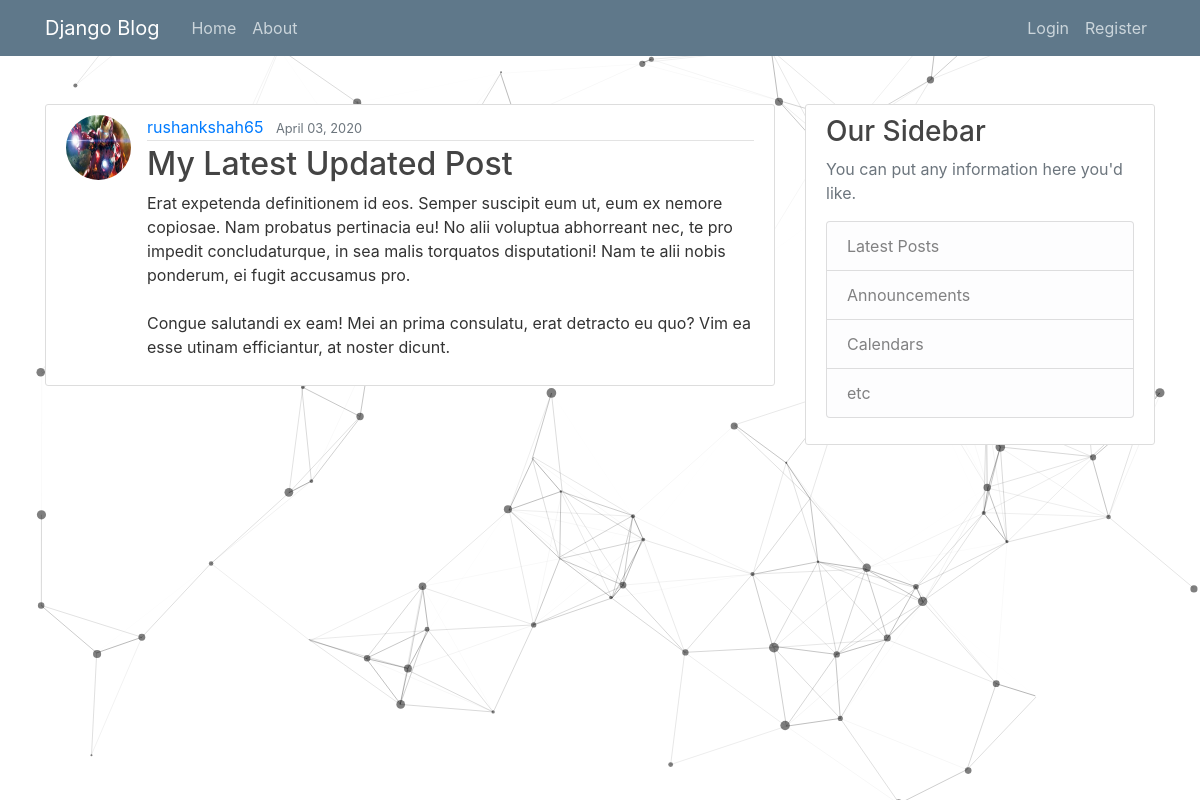
The page /post/29/ on the database its author committed.
### blog/models.py (models this page shows, shortened)
class Post(models.Model):
	title = models.CharField(max_length = 100)
	content = models.TextField()
	date_posted = models.DateTimeField(default = timezone.now)
	author = models.ForeignKey(User, on_delete = models.CASCADE)

### users/models.py (models this page shows, shortened)
class Profile(models.Model):
	user = models.OneToOneField(User, on_delete=models.CASCADE)
	image = models.ImageField(default = 'default.jpg', upload_to = 'profile_pics')

### blog/views.py (the view)
# urls.py: path('post/<int:pk>/', PostDetailView.as_view(), name='post-detail'),
class PostDetailView(DetailView):
	model = Post

### blog/templates/blog/post_detail.html (shortened to what this page needs)
{% extends "blog/base.html" %}
{% block content %}
	<article class="media content-section">
		<img src="{{ object.author.profile.image.url }}" class="rounded-circle article-img img-fluid">
	  <div class="media-body">
	    <div class="article-metadata">
	      <a class="mr-2" href="{% url 'user-posts' object.author.username %}">{{ object.author }}</a>
	      <small class="text-muted">{{ object.date_posted|date:"F d, Y" }}</small>
	    </div>
	    <h2 class="article-title">{{ object.title }}</h2>
	    <p class="article-content">{{ object.content }}</p>
	  </div>
</article>
{% endblock content %}

### blog/static/blog/main.css (style rules this page uses)
body { background: #fafafa; color: #333333; margin-top: 5rem; }
h1, h2, h3, h4, h5, h6 { color: #444444; }
.content-section { background: #ffffff; padding: 10px 20px; border: 1px solid #dddddd; border-radius: 3px; margin-bottom: 20px; }
.article-title { color: #444444; }
.article-content { white-space: pre-line; }
.article-img { height: 65px; width: 65px; margin-right: 16px; }
.article-metadata { padding-bottom: 1px; margin-bottom: 4px; border-bottom: 1px solid #e3e3e3 }

### rows shown on the page
Post: author.profile.image (picture), author "rushankshah65", date_posted "April 03, 2020", title "My Latest Updated Post", content "Erat expetenda definitionem id eos. Semper suscipit eum ut, eum ex nemore copiosae. Nam probatus pertinacia eu! No alii voluptua abhorreant nec, te pro impedit concludaturque, in sea malis torquatos disputationi! Nam te alii nobis ponderum, ei fugit accusamus pro. Congue salutandi ex eam! Mei an prima consulatu, erat detracto eu quo? Vim ea esse utinam efficiantur, at noster dicunt."
